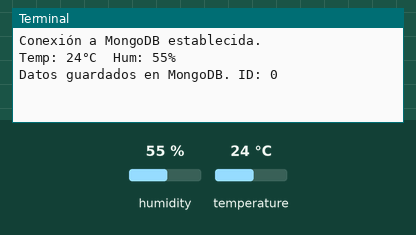
Bench run of a program on a simulated Raspberry Pi (BCM pin numbers). On the bench: the last lines printed to the terminal. Inputs (shaded band) come from the test bench; at power-on: humidity 55 %, temperature 24 °C. The clock reads 2024-03-15 10:24:30 at power-on unless the program sets it; databases and web services accept everything at once and return nothing.

Above: at 1.2 s.
1.3 s: humidity set to 22 %
At 11.3 s:
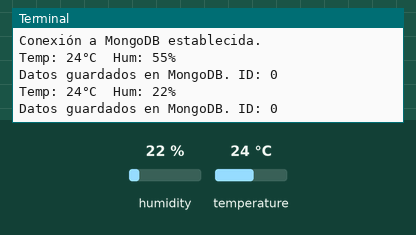
11.5 s: temperature set to 12 °C
At 21.5 s:
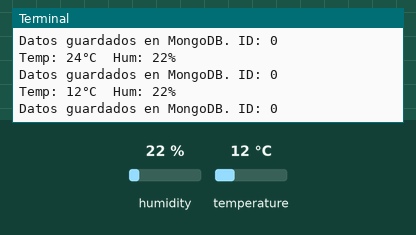
21.7 s: humidity set to 40 %
At 32.4 s:
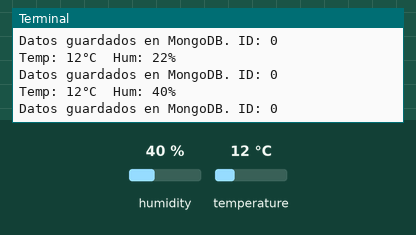
Timing chart, 0 to 33.9 s (numbered marks = the images above; inputs shaded):
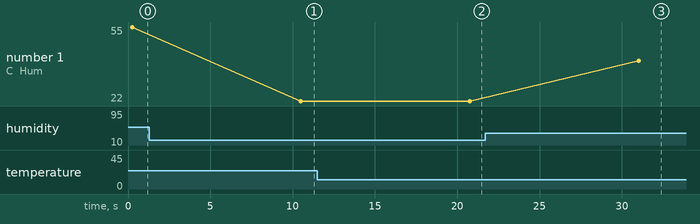

The program:

dht11Mongo.py
```python
import time
import adafruit_dht
import board
from pymongo import MongoClient
from dotenv import load_dotenv
import os
from datetime import datetime

# Cargar variables de entorno
load_dotenv()

MONGO_URI = os.getenv("MONGO_URI")
MONGO_DB = os.getenv("MONGO_DB")
MONGO_COLLECTION = os.getenv("MONGO_COLLECTION")
INTERVALO = int(os.getenv("INTERVALO_SEG", 10))  # default = 10s

# Conexión a MongoDB
client = MongoClient(MONGO_URI)
db = client[MONGO_DB]
collection = db[MONGO_COLLECTION]

print("Conexión a MongoDB establecida.")

# Inicializar sensor
dhtDevice = adafruit_dht.DHT11(board.D4)

try:
    while True:
        try:
            temperature = dhtDevice.temperature
            humidity = dhtDevice.humidity

            print(f"Temp: {temperature}°C  Hum: {humidity}%")

            # Documento que se guardará en MongoDB
            data = {
                "temperatura": temperature,
                "humedad": humidity,
                "timestamp": datetime.utcnow()
            }

            # Insertar en MongoDB
            result = collection.insert_one(data)
            print("Datos guardados en MongoDB. ID:", result.inserted_id)

        except Exception as e:
            print("Error leyendo sensor:", e)

        time.sleep(INTERVALO)

except KeyboardInterrupt:
    print("Programa detenido por el usuario.")

finally:
    dhtDevice.exit()
    print("Sensor liberado correctamente.")
```

Measured:
- after the input at 1.3 s, the terminal: prints a new line after 9.2 s (image 1)
- after the input at 11.5 s, the terminal: prints a new line after 9.3 s (image 2)
- after the input at 21.7 s, the terminal: prints a new line after 9.3 s (image 3)
- plotted number 1: 55 → 22 after the input at 1.3 s, 22 → 40 after the input at 21.7 s
